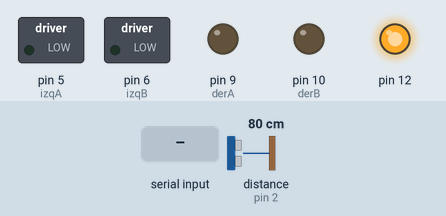
Bench run of a sketch on a simulated Arduino Uno, built with avr-gcc and run on an emulated ATmega328P. Parts: switched loads named in the sketch (green lamp = pin HIGH), output pins drawn as LEDs (lit = HIGH). Inputs (shaded band) come from the test bench; at power-on: distance to the obstacle (sensor on pin 2) 80 cm. The echo pulse lasts 58.3 µs per cm; pins used as bus, display or sensor lines are not drawn.

Above: at 1.2 s.
1.3 s: "A" received over Serial
At 1.8 s:
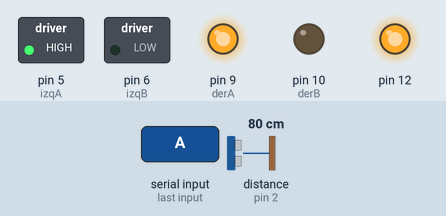
2.8 s: "B" received over Serial
At 3.8 s:
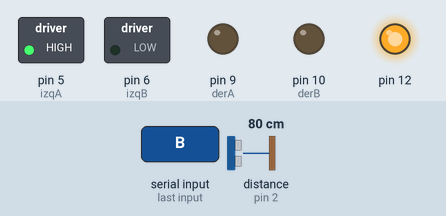
4.3 s: "D" received over Serial
At 4.7 s:
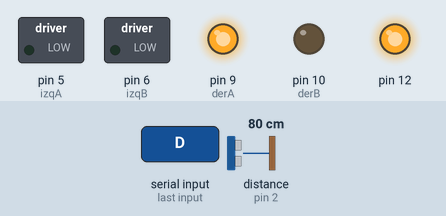
5.8 s: "E" received over Serial
At 7.0 s:
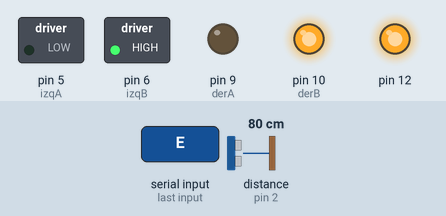
7.3 s: "a" received over Serial
At 8.2 s:
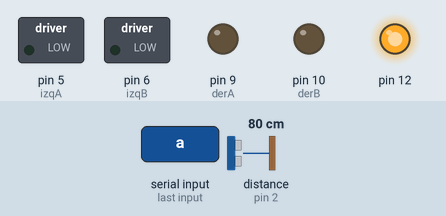
8.8 s: "F" received over Serial
At 9.3 s:
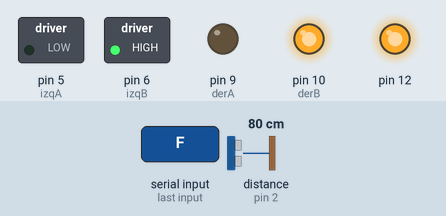
Timing chart, 0 to 11.3 s (numbered marks = the images above; inputs shaded):
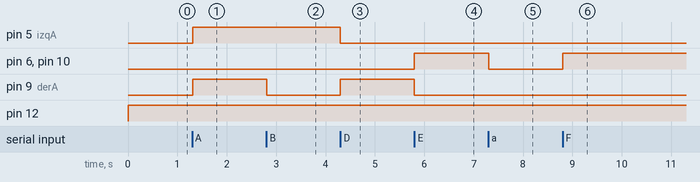

Measured:
- after the input at 1.3 s, pin 5 (izqA), pin 9 (derA): LOW → HIGH at once
- after the input at 2.8 s, pin 9 (derA): HIGH → LOW at once
- after the input at 4.3 s, pin 5 (izqA): HIGH → LOW at once; pin 9 (derA): LOW → HIGH at once
- after the input at 5.8 s, pin 6 (izqB), pin 10 (derB): LOW → HIGH at once; pin 9 (derA): HIGH → LOW at once
- after the input at 7.3 s, pin 6 (izqB), pin 10 (derB): HIGH → LOW at once
- after the input at 8.8 s, pin 6 (izqB), pin 10 (derB): LOW → HIGH at once

The sketch:

Auto.ino
```cpp
int izqA = 5; // define el pin 5 como salida para  el puente H
int izqB = 6; // define el pin 6 como  salida para el puente H
int derA = 9; // define el pin 9 como salida para el puente H
int derB = 10; // define el pin 10 como salida para el puente H
int vel = 255; // Velocidad de los motores (0-255)
int estado = 'g';         // inicia detenido

int pecho = 2;            // define el pin 2 como (pecho) para el Ultrasonido
int ptrig = 3;            // define el pin 3 como (ptrig) para el Ultrasonido
int duracion, distancia;  // para Calcular distacia

void setup()  {
  Serial.begin(9600);    // inicia el puerto serial para comunicacion con el Bluetooth
   pinMode(derA, OUTPUT);
  pinMode(derB, OUTPUT);
  pinMode(izqA, OUTPUT);
  pinMode(izqB, OUTPUT);
  pinMode(pecho, INPUT);   // define el pin 2 como entrada (pecho)
  pinMode(ptrig,OUTPUT);   // define el pin 3 como salida  (ptrig)
  pinMode(12, OUTPUT);
}

void loop()  {

  digitalWrite(12, HIGH);

  if(Serial.available()>0){        // lee el bluetooth y almacena en estado
    estado = Serial.read();
  }
 if (estado =='A'){          // Boton ON,  se mueve sensando distancia (BOTON HACIA ADELANTE)

     digitalWrite(ptrig, HIGH);   // genera el pulso de trigger por 10us
     delay(0.01);
     digitalWrite(ptrig, LOW);

     duracion = pulseIn(pecho, HIGH);              // Lee el tiempo del Echo
     distancia = (duracion/2) / 29;            // calcula la distancia en centimetros
     delay(10);

     if (distancia <= 20 && distancia >=2){    // si la distancia es menor de 15cm
        digitalWrite(13,HIGH);                 // Enciende LED

        analogWrite(derB, 0);                  // Parar los motores por 200 mili segundos
        analogWrite(izqB, 0);
        analogWrite(derA, 0);
        analogWrite(izqA, 0);
     }
     else{                   // Si no hay obstaculos se desplaza al frente
         analogWrite(derB, 0);
         analogWrite(izqB, 0);
         analogWrite(derA, vel);
         analogWrite(izqA, vel);
     }
  }
  if(estado=='B'){          // Boton IZQ (BOTON IZQUIERDO)
    analogWrite(derB, 0);
    analogWrite(izqB, 0);
    analogWrite(derA, 0);
    analogWrite(izqA, vel);
  }
  if(estado=='a'){         // Boton Parar  (SE ENCIENDE CUANDO DESACTIVA LOS BOTONES)
    analogWrite(derB, 0);
    analogWrite(izqB, 0);
    analogWrite(derA, 0);
    analogWrite(izqA, 0);
  }
  if(estado=='D'){          // Boton DER ( EL BOTON DERECHO)
    analogWrite(derB, 0);
    analogWrite(izqB, 0);
    analogWrite(izqA, 0);
    analogWrite(derA, vel);
  }

  if(estado=='E'){          // Boton Reversa ( BOTON DE REVERSA)
    analogWrite(derA, 0);
    analogWrite(izqA, 0);
    analogWrite(derB, vel);
    analogWrite(izqB, vel);
  }
   if(estado=='F'){          // Boton FRENTE (NO HACE NADA)
    analogWrite(derB, vel);
    analogWrite(izqB, vel);
    analogWrite(derA, 0);
    analogWrite(izqA, 0);
   }

  if (estado =='f'){          // Boton ON,  se mueve sensando distancia (BOTON DE ENCENDIDO ENCIENDE LED, ENTRA EN MODO AUTOMATICO)

     digitalWrite(ptrig, HIGH);   // genera el pulso de trigger por 10us
     delay(0.01);
     digitalWrite(ptrig, LOW);

     duracion = pulseIn(pecho, HIGH);              // Lee el tiempo del Echo
     distancia = (duracion/2) / 29;            // calcula la distancia en centimetros
     delay(10);

     if (distancia <= 20 && distancia >=2){    // si la distancia es menor de 15cm
        digitalWrite(13,HIGH);                 // Enciende LED

        analogWrite(derB, 0);                  // Parar los motores por 200 mili segundos
        analogWrite(izqB, 0);
        analogWrite(derA, 0);
        analogWrite(izqA, 0);
        delay (200);

        analogWrite(derB, vel);               // Reversa durante 500 mili segundos
        analogWrite(izqB, vel);
        delay(250);

        analogWrite(derB, 0);                // Girar durante 1100 milisegundos
        analogWrite(izqB, 0);
        analogWrite(derA, 0);
        analogWrite(izqA, vel);
        delay(500);

        analogWrite(derB, 0);                  // Parar los motores por 500 mili segundos
        analogWrite(izqB, 0);
        analogWrite(derA, 0);
        analogWrite(izqA, 0);
        delay (500);

     }
     else{                   // Si no hay obstaculos se desplaza al frente
         analogWrite(derB, 0);
         analogWrite(izqB, 0);
         analogWrite(derA, vel);
         analogWrite(izqA, vel);
     }
  }
  if(estado=='g'){          // Boton OFF, detiene los motores no hace nada (BOTON DE APAGADO APAGA EL LED, ENTRA EN MODO MANUAL)
     analogWrite(derB, 0);
     analogWrite(izqB, 0);
     analogWrite(derA, 0);
     analogWrite(izqA, 0);
  }
}
```
